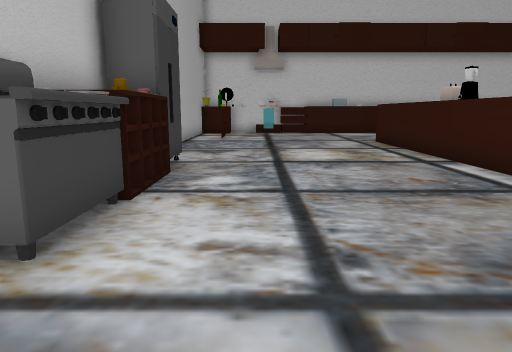
[1] (above)

24 first-person views from a walk through a 3-D level made in the Unity game engine. The camera is 1.2 m above the floor, tilts 10° down and sees 70° across. The floor is counted in squares, 1 m on a side. Each view is taken from the middle of a square. On the plan, view 1 faces up. The plan holds only what a view shows up to about 15 squares ahead; the rest is blank. The place goes on beyond the plan. Door leaves are left out, so doorways stand open.

[2]
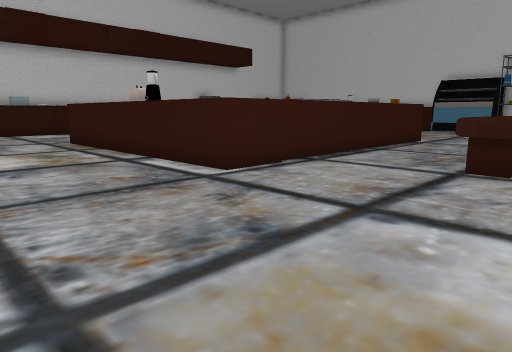

[3]
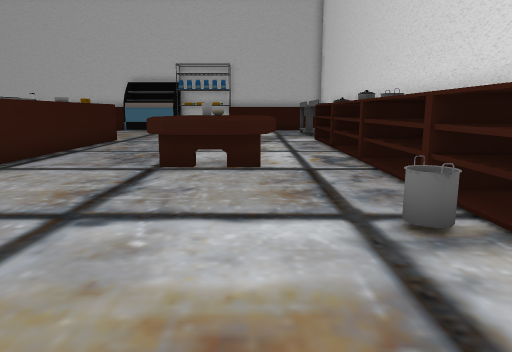

[4]
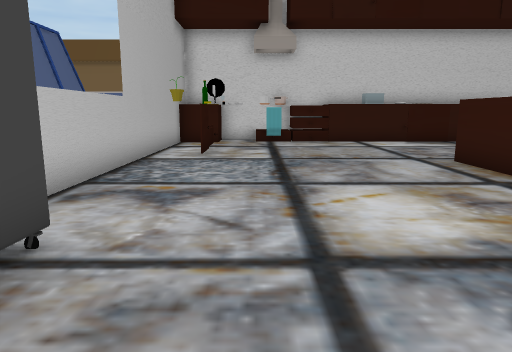

[5]
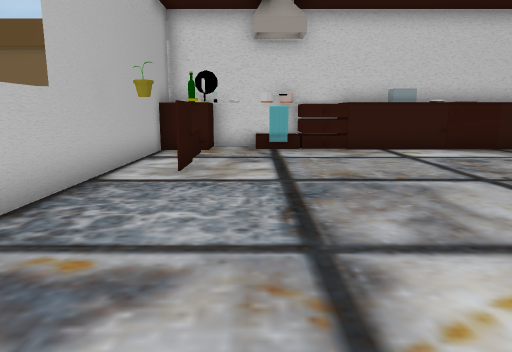

[6]
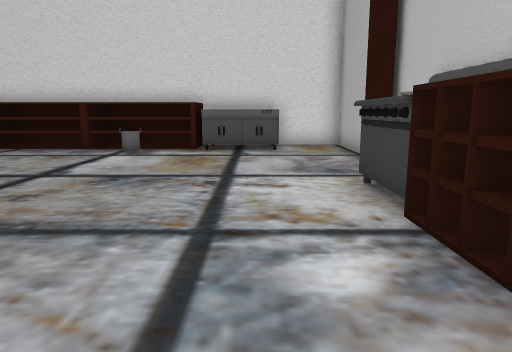

[7]
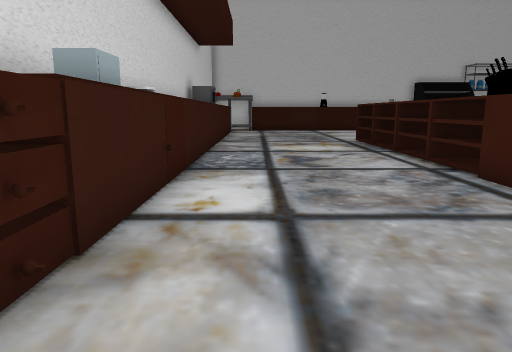

[8]
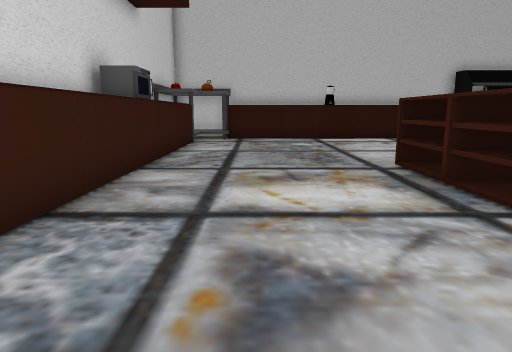

[9]
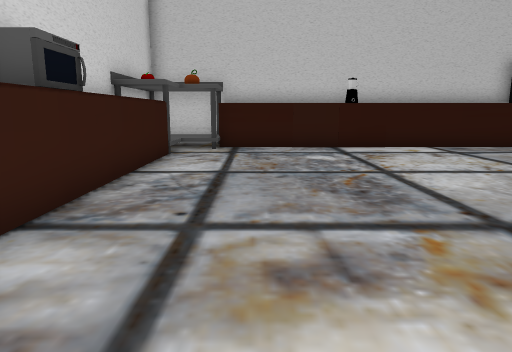

[10]
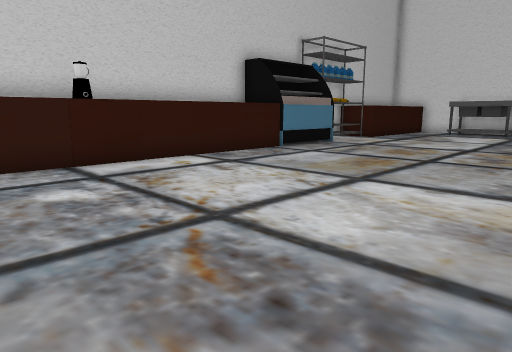

[11]
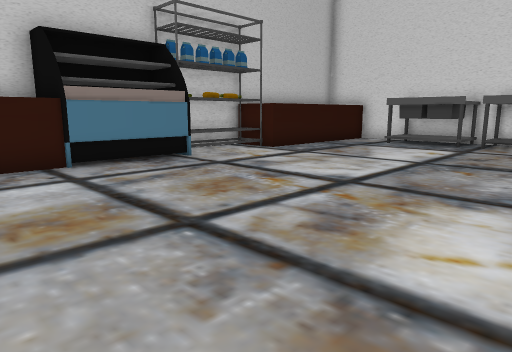

[12]
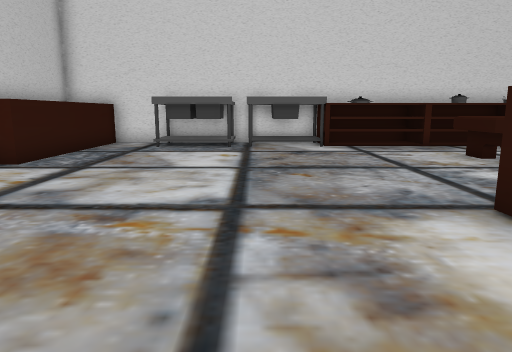

[13]
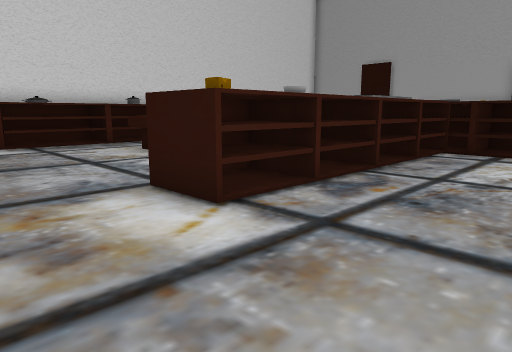

[14]
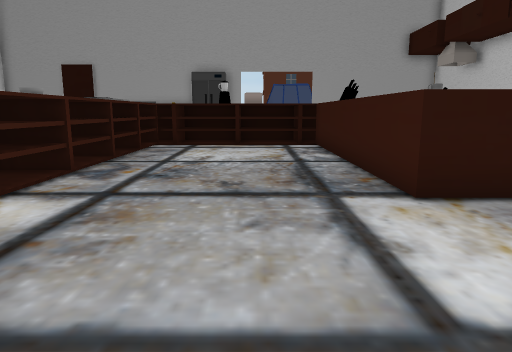

[15]
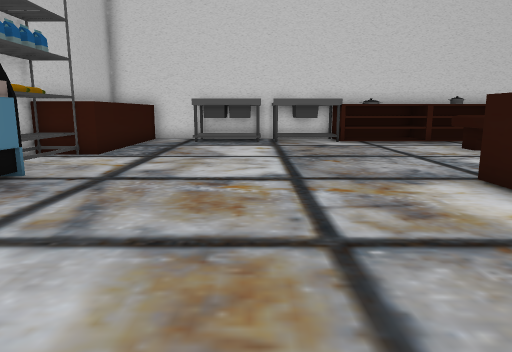

[16]
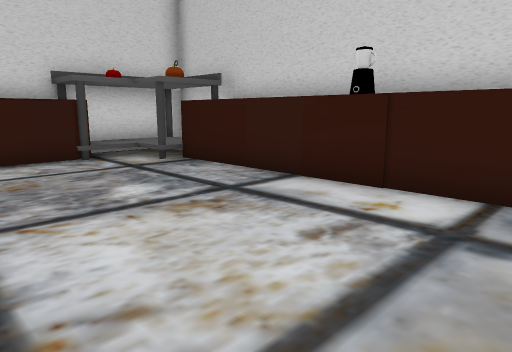

[17]
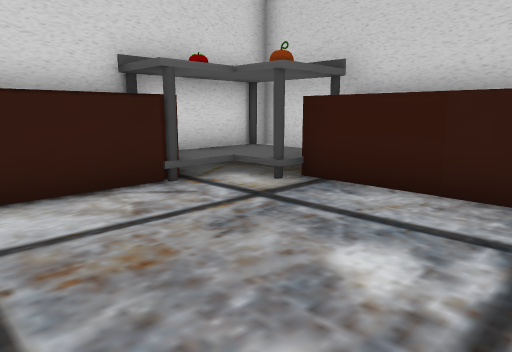

[18]
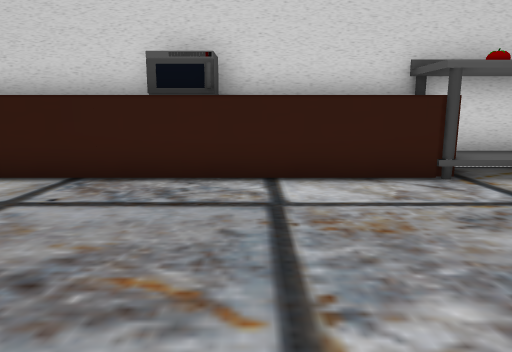

[19]
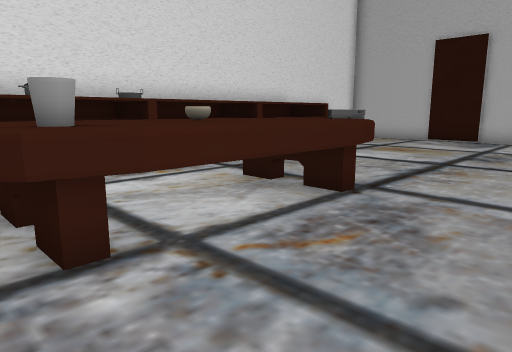

[20]
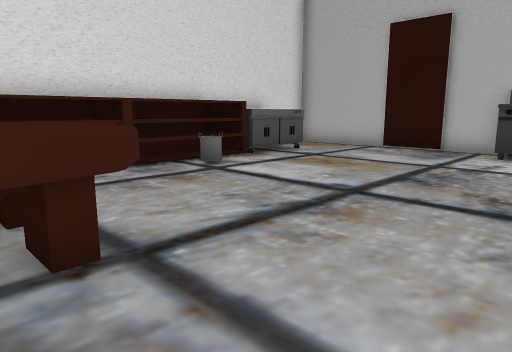

[21]
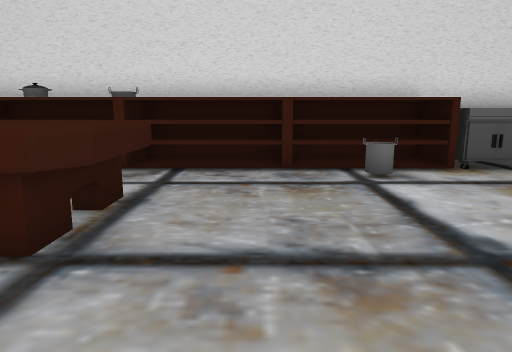

[22]
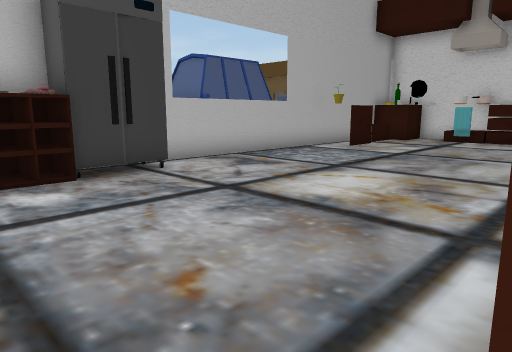

[23]
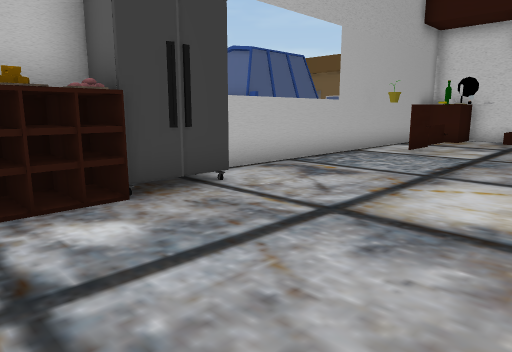

[24]
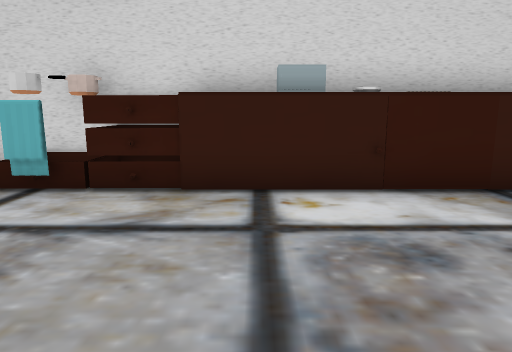

### Floor plan
Key: @ floor where view 1 was taken; # wall or solid block; . main floor; : floor 0.25 m higher than the main floor; D open door; ^ raised ledge; O other object.
Columns run from 5 left of view 1 to 25 right of it. Each row starts with its distance up from view 1.
 22   ^^###########   #############
 21   ^O OOOO^OO ^^^^^^^^#O^^^^#::#
 20   #ODDO....O................::#
 19   #OD.......................O^^
 18   #.O........................^^
 17   #.O........................^^
 16   #..........................^^
 15  O#.......^^^^^^^^^^^........O^
 14  O#.......^ O^^ ^^^O^........O^
 13  O#.......^^^^^^^^^^^........^^
 12 OO#.......^^.................^^
 11   #.......^O.................^^
 10   #.......^O.................^^
  9   #O......^^.................^^
  8   #O......^^.................OO
  7   #O......^^^^OOOO^O^........OO
  6   #O......^^^^OOOO^^^........OO
  5   #O.........................O
  4   #O.........................O
  3   #O.........................OO
  2   #..........OOOOOO..........OO
  1   #..........OOOOOO..........^^
  0   #..@.......OOOOOO..........^^
 -1   #..........................^^
 -2   #......O...................^^
 -3   #.OOOO^^^^^^O^O^^OOO OOOO..^^
 -4   #.OOOO^^^^^^^^^^^O^O OOOO..^^
 -5   ############################

Positions as (right, up) in squares from view 1, and headings:
1: (0, 0), facing up
2: (0, 0), facing up-right
3: (0, 0), facing right
4: (0, 6), facing up
5: (0, 9), facing up
6: (0, 9), facing down
7: (0, 19), facing right
8: (7, 18), facing right
9: (11, 18), facing right
10: (15, 18), facing down-right
11: (15, 11), facing down-right
12: (18, 10), facing down
13: (18, 11), facing down-left
14: (20, 11), facing left
15: (19, 12), facing down
16: (18, 11), facing up-right
17: (18, 15), facing up-right
18: (18, 14), facing up
19: (13, 5), facing down-left
20: (9, 5), facing down-left
21: (6, 5), facing down
22: (5, 5), facing up-left
23: (3, 5), facing up-left
24: (4, 15), facing up
